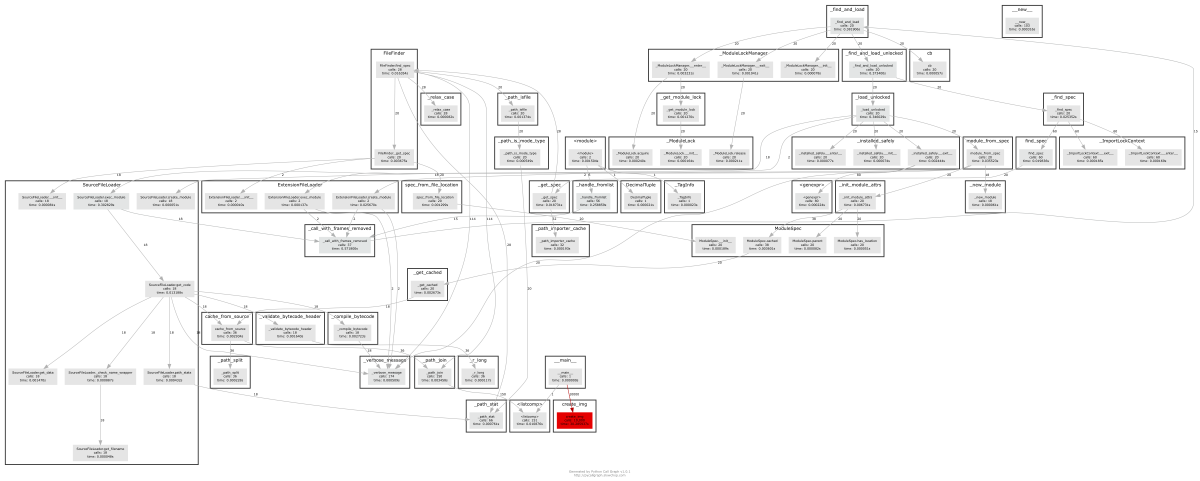
#> input picture 2017/0809/basic.png, 3599 x 1443 px (shown at 1/3 size); its folder holds only this picture in this run
$ python -i distortion.py   (imports and definitions only)
#> lines starting #> are read from the running program, lines starting #| are printed output that depends on the picture
import numpy as np
import cv2
import os
import time
import concurrent.futures


def distort(filename):
#> called with filename = '../0809/basic.png'
  file = filename.split("/")[-1]
  header = filename.strip(file)
  src = cv2.imread(filename, 1)
#> src is the input picture: shape (1443, 3599, 3); mean B, G, R 247.5, 247.5, 247.7

  #１．コントラストの調整
  min_table = 50
  max_table = 205
  diff_table = max_table - min_table
  LUT_HC = np.arange(256, dtype = 'uint8' )
  LUT_LC = np.arange(256, dtype = 'uint8' )
  for i in range(0, min_table):
      LUT_HC[i] = 0
  for i in range(min_table, max_table):
      LUT_HC[i] = 255 * (i - min_table) / diff_table
  for i in range(max_table, 255):
      LUT_HC[i] = 255
  for i in range(256):
      LUT_LC[i] = min_table + i * (diff_table) / 255
  high_cont_img = cv2.LUT(src, LUT_HC)
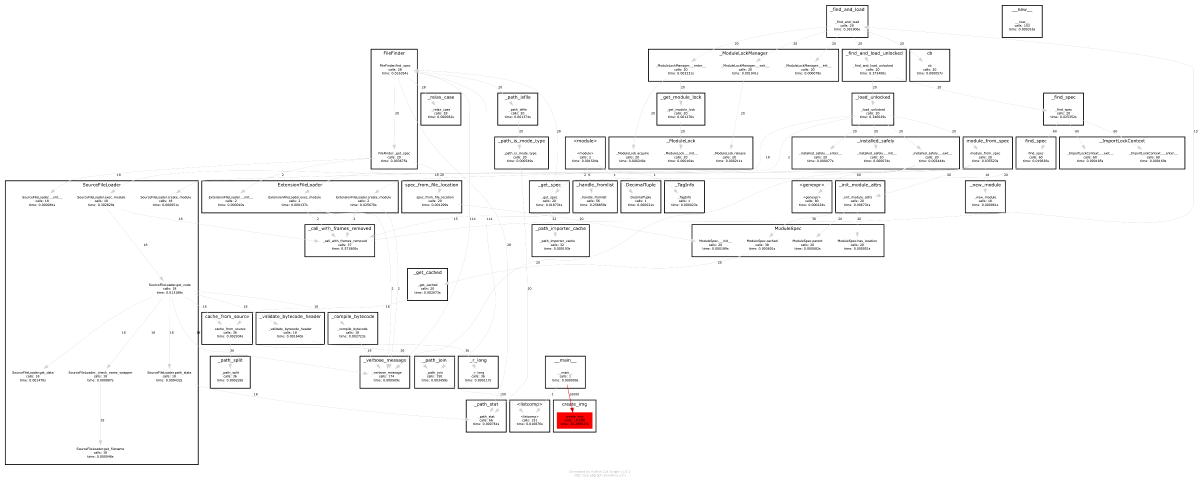
#> high_cont_img: shape (1443, 3599, 3) (shown at 1/3 size); mean B, G, R 249.3, 249.3, 249.5
  low_cont_img = cv2.LUT(src, LUT_LC)
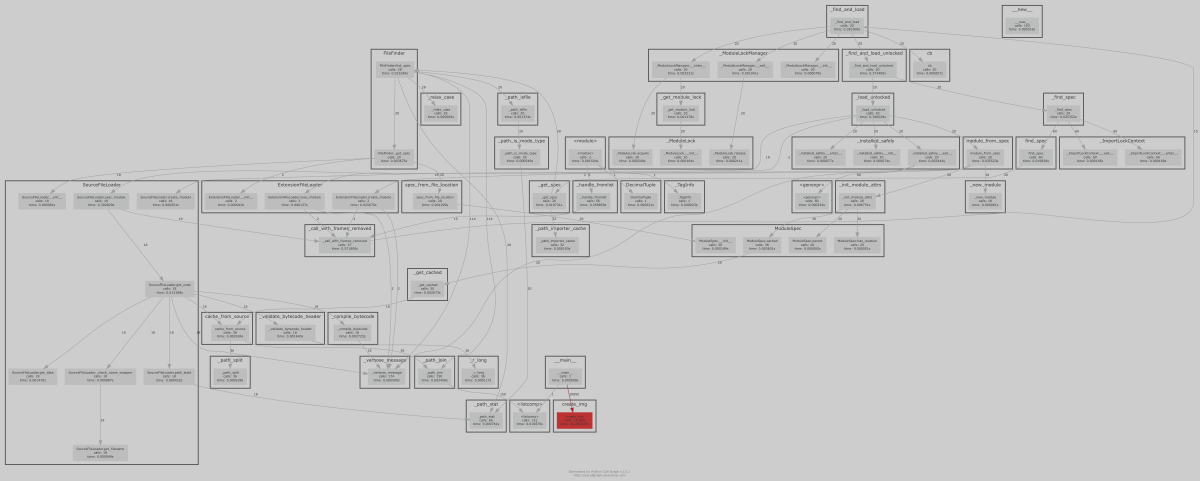
#> low_cont_img: shape (1443, 3599, 3) (shown at 1/3 size); mean B, G, R 200.4, 200.4, 200.5
  cv2.imwrite(header+"hc_"+file, high_cont_img)
  cv2.imwrite(header+"lc_"+file, low_cont_img)

  # ２．平坦か
  average_square = (10,10)
  blur_img = cv2.blur(src, average_square)
  cv2.imwrite(header+"bl_"+file, blur_img)

  # ３．ガウスノイズ
  row,col,ch= src.shape
#> row = 1443; col = 3599; ch = 3
  mean = 0
  sigma = 15
  gauss = np.random.normal(mean,sigma,(row,col,ch))
  gauss = gauss.reshape(row,col,ch)
  gauss_img = src + gauss
  cv2.imwrite(header+"ga_"+file, gauss_img)

  # ４．ソルトペッパーノイズ
  row,col,ch = src.shape
  s_vs_p = 0.5
  amount = 0.004
  sp_img = src.copy()
  num_salt = np.ceil(amount * src.size * s_vs_p)
#> num_salt = 31161
  coords = [np.random.randint(0, i-1 , int(num_salt)) for i in src.shape]
#> (the run stopped early here; a loop or call above may not have finished)
